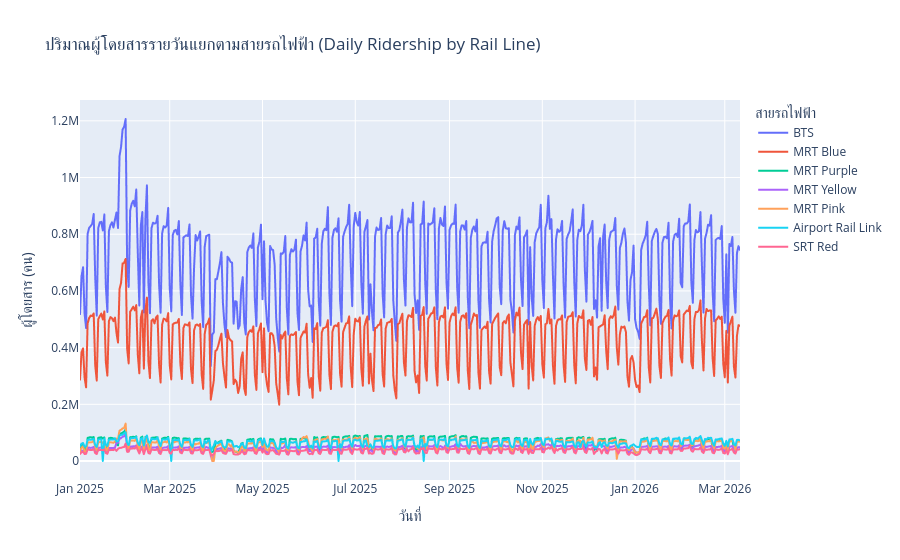

The notebook cell saved with this chart:
### Markdown cell above
### 5.1 กราฟที่ 1 — ผู้โดยสารรายวันแยกตามสาย (Multi-line Time Series)

### 🎯 วัตถุประสงค์
แสดงแนวโน้มผู้โดยสารของแต่ละสายรถไฟฟ้าตลอด 14 เดือน  
เพื่อให้เห็นภาพรวม "ขนาด" และ "รูปแบบ" ของแต่ละสายพร้อมกัน

---

### 📊 ทำไมเลือกใช้ Multi-line Chart

กราฟนี้เหมาะกับ:
- ข้อมูล **Time Series หลาย series** พร้อมกัน
- ต้องการเห็น **trend + pattern** ของแต่ละสายในแกนเวลาเดียวกัน
- เปรียบเทียบ "ระดับ" ผู้โดยสารระหว่างสาย

เปรียบเทียบกับ Chart อื่น:
- ❌ Bar Chart → ดูได้แค่ snapshot ไม่เห็นเวลา
- ❌ Pie Chart → ดูแค่ proportion ไม่เห็นแนวโน้ม
- ✅ Multi-line → เห็นทั้ง "ขนาด + เวลา + ทุกสายพร้อมกัน"

---

### 🔍 วิธีอ่านกราฟนี้

- **เส้นสูง** = สายที่มีผู้โดยสารมาก
- **เส้นขึ้น-ลงถี่** = สายที่ผันผวนตามวัน (weekday/weekend effect)
- **ช่วงที่ทุกสายลดพร้อมกัน** = เทศกาล/วันหยุดยาว
- **เส้นที่ค่อยๆ สูงขึ้น** = สายที่กำลังเติบโต

---

### ⚙️ Design Choices
- `hovermode='x unified'` — hover แล้วเห็นทุกสายพร้อมกัน
- แปลงเป็น long format ก่อน → Plotly ใช้ color แยกสายอัตโนมัติ

---

### 🧠 Insight ที่คาดหวัง
- สายใดมี baseline สูงสุด?
- สายใดผันผวนมากที่สุดเมื่อดูด้วยตา?
- ช่วงเวลาไหนที่ทุกสายลดพร้อมกัน?

---

### Code cell
# ================================
# 1) แปลงข้อมูลเป็น Long Format สำหรับ Multi-line Time Series
# ================================
# melt() เพื่อให้แต่ละสายอยู่ในคอลัมน์ 'สาย' — ใช้กับ px.line color='สาย' ได้โดยตรง
ts_long = (
    pivot_df[rail_lines]
    .reset_index()
    .melt(id_vars='date', var_name='สาย', value_name='ผู้โดยสาร')
)

# ================================
# 2) วาดกราฟเส้นรายวันแยกตามสาย
# ================================
fig = px.line(
    ts_long,
    x='date',
    y='ผู้โดยสาร',
    color='สาย',
    title='ปริมาณผู้โดยสารรายวันแยกตามสายรถไฟฟ้า (Daily Ridership by Rail Line)',
    labels={'date': 'วันที่', 'ผู้โดยสาร': 'ผู้โดยสาร (คน)', 'สาย': 'สายรถไฟฟ้า'},
)
# hovermode='x unified' — ชี้ที่วันเดียวจะเห็นข้อมูลทุกสายพร้อมกัน
fig.update_layout(hovermode='x unified')
fig.show()

### Figure 1 — Plotly figure (JSON) as saved in the notebook; plotly's stock layout.template omitted (floating-point values rounded to 4 significant figures; data arrays with more than 128 entries replaced by an {"elided": "..."} marker saying what was removed)
{"data": [{"hovertemplate": "สายรถไฟฟ้า=BTS<br>วันที่=%{x}<br>ผู้โดยสาร (คน)=%{y}<extra></extra>", "legendgroup": "BTS", "line": {"color": "#636efa", "dash": "solid"}, "marker": {"symbol": "circle"}, "mode": "lines", "name": "BTS", "showlegend": true, "type": "scattergl", "x": {"elided": "435 str values"}, "xaxis": "x", "y": {"elided": "435 float values"}, "yaxis": "y"}, {"hovertemplate": "สายรถไฟฟ้า=MRT Blue<br>วันที่=%{x}<br>ผู้โดยสาร (คน)=%{y}<extra></extra>", "legendgroup": "MRT Blue", "line": {"color": "#EF553B", "dash": "solid"}, "marker": {"symbol": "circle"}, "mode": "lines", "name": "MRT Blue", "showlegend": true, "type": "scattergl", "x": {"elided": "435 str values"}, "xaxis": "x", "y": {"elided": "435 float values"}, "yaxis": "y"}, {"hovertemplate": "สายรถไฟฟ้า=MRT Purple<br>วันที่=%{x}<br>ผู้โดยสาร (คน)=%{y}<extra></extra>", "legendgroup": "MRT Purple", "line": {"color": "#00cc96", "dash": "solid"}, "marker": {"symbol": "circle"}, "mode": "lines", "name": "MRT Purple", "showlegend": true, "type": "scattergl", "x": {"elided": "435 str values"}, "xaxis": "x", "y": {"elided": "435 float values"}, "yaxis": "y"}, {"hovertemplate": "สายรถไฟฟ้า=MRT Yellow<br>วันที่=%{x}<br>ผู้โดยสาร (คน)=%{y}<extra></extra>", "legendgroup": "MRT Yellow", "line": {"color": "#ab63fa", "dash": "solid"}, "marker": {"symbol": "circle"}, "mode": "lines", "name": "MRT Yellow", "showlegend": true, "type": "scattergl", "x": {"elided": "435 str values"}, "xaxis": "x", "y": {"elided": "435 float values"}, "yaxis": "y"}, {"hovertemplate": "สายรถไฟฟ้า=MRT Pink<br>วันที่=%{x}<br>ผู้โดยสาร (คน)=%{y}<extra></extra>", "legendgroup": "MRT Pink", "line": {"color": "#FFA15A", "dash": "solid"}, "marker": {"symbol": "circle"}, "mode": "lines", "name": "MRT Pink", "showlegend": true, "type": "scattergl", "x": {"elided": "435 str values"}, "xaxis": "x", "y": {"elided": "435 float values"}, "yaxis": "y"}, {"hovertemplate": "สายรถไฟฟ้า=Airport Rail Link<br>วันที่=%{x}<br>ผู้โดยสาร (คน)=%{y}<extra></extra>", "legendgroup": "Airport Rail Link", "line": {"color": "#19d3f3", "dash": "solid"}, "marker": {"symbol": "circle"}, "mode": "lines", "name": "Airport Rail Link", "showlegend": true, "type": "scattergl", "x": {"elided": "435 str values"}, "xaxis": "x", "y": {"elided": "435 float values"}, "yaxis": "y"}, {"hovertemplate": "สายรถไฟฟ้า=SRT Red<br>วันที่=%{x}<br>ผู้โดยสาร (คน)=%{y}<extra></extra>", "legendgroup": "SRT Red", "line": {"color": "#FF6692", "dash": "solid"}, "marker": {"symbol": "circle"}, "mode": "lines", "name": "SRT Red", "showlegend": true, "type": "scattergl", "x": {"elided": "435 str values"}, "xaxis": "x", "y": {"elided": "435 float values"}, "yaxis": "y"}], "layout": {"hovermode": "x unified", "legend": {"title": {"text": "สายรถไฟฟ้า"}, "tracegroupgap": 0}, "title": {"text": "ปริมาณผู้โดยสารรายวันแยกตามสายรถไฟฟ้า (Daily Ridership by Rail Line)"}, "xaxis": {"anchor": "y", "domain": [0, 1], "title": {"text": "วันที่"}}, "yaxis": {"anchor": "x", "domain": [0, 1], "title": {"text": "ผู้โดยสาร (คน)"}}}}
